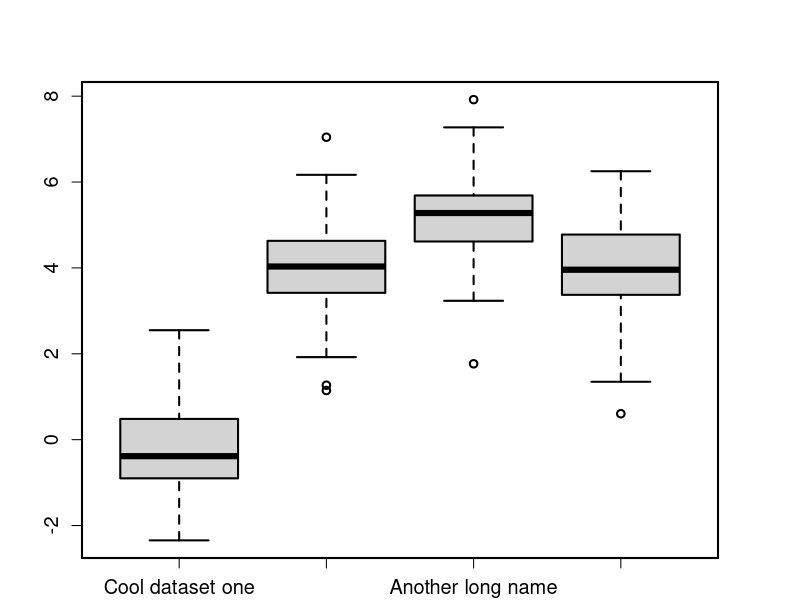
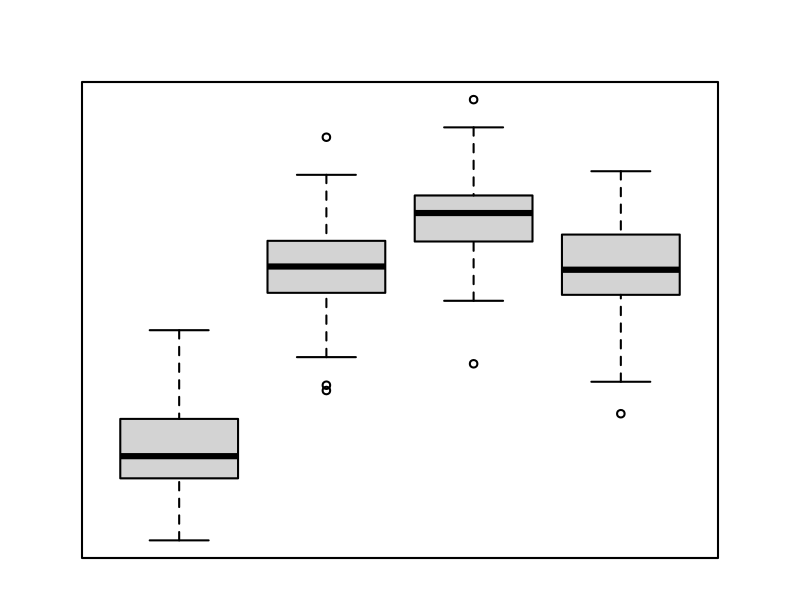
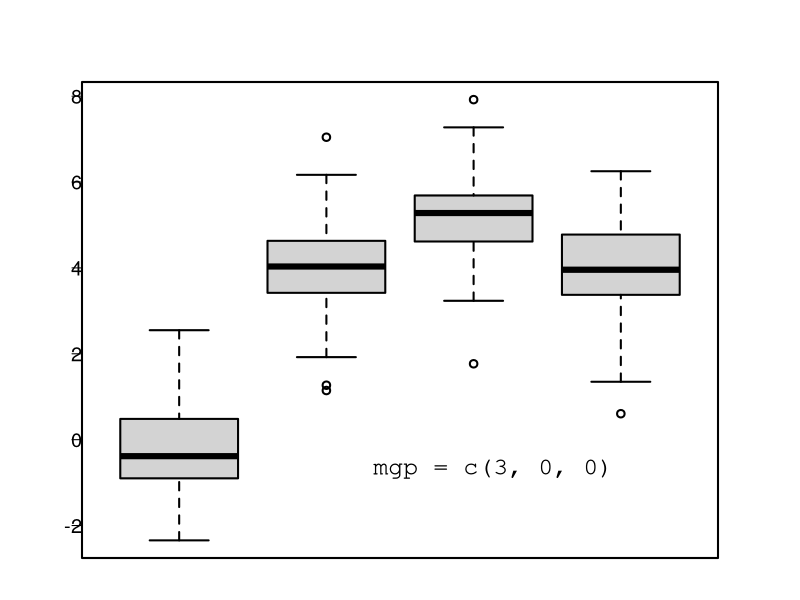
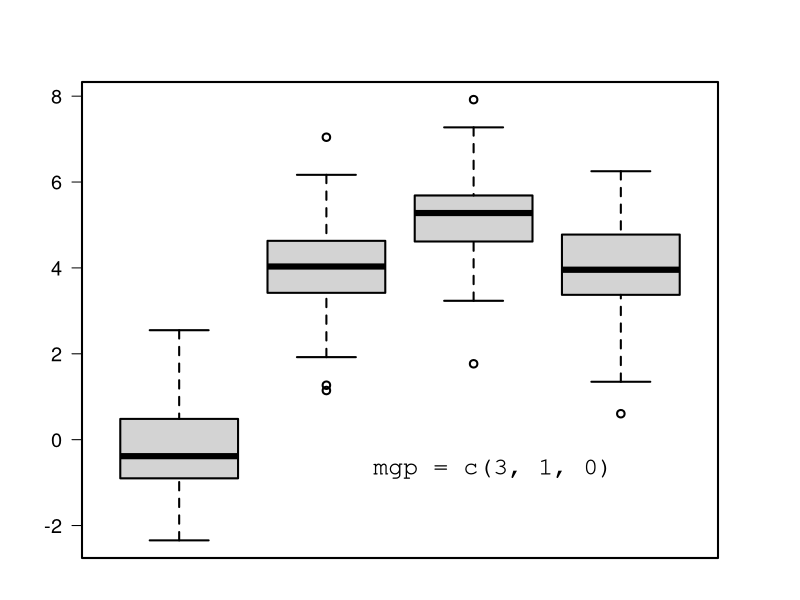
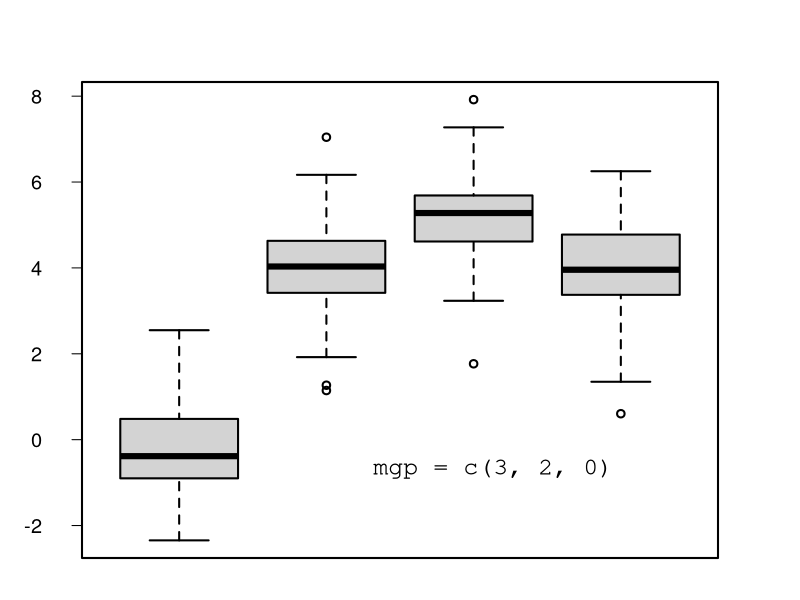
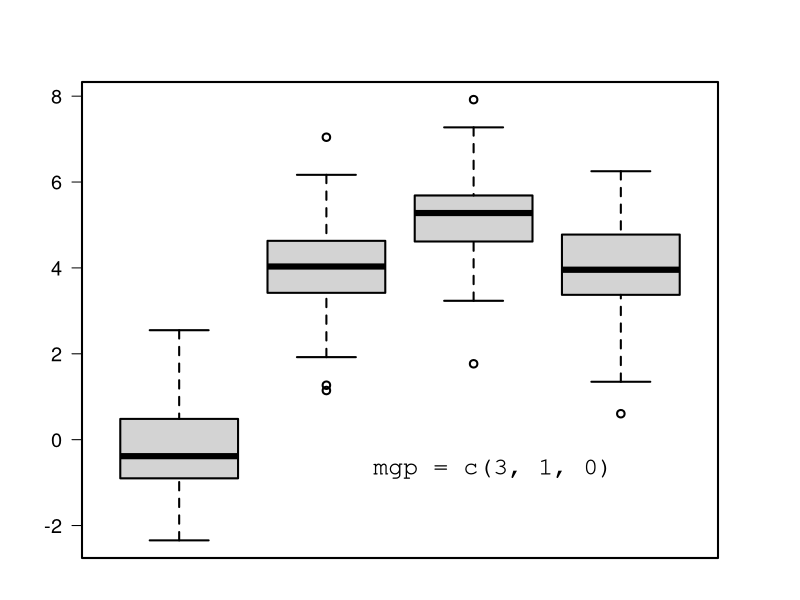
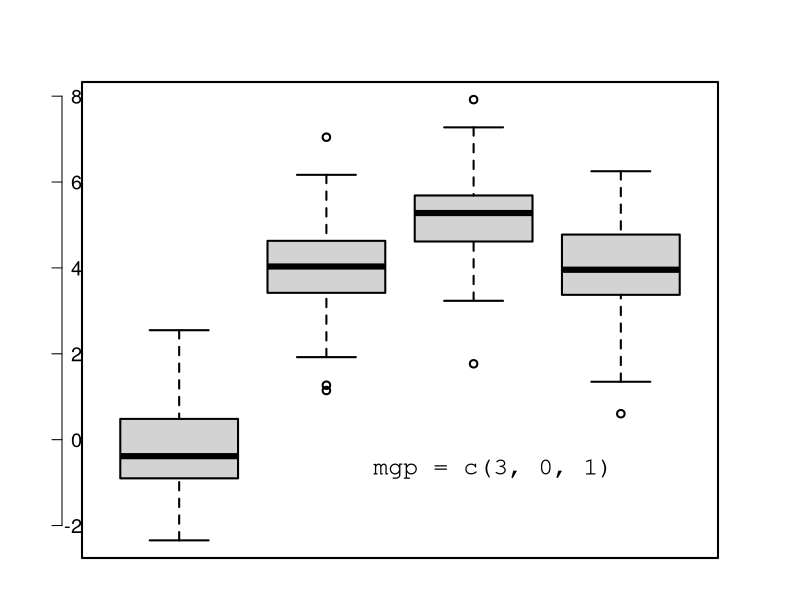
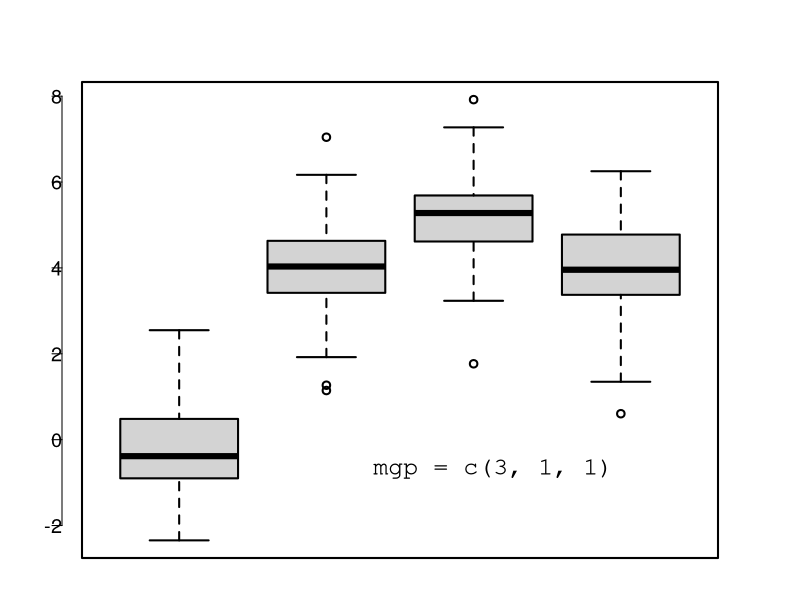

Write R code to recreate these figures, in order. (Note: this script raises an error after producing the figures.)
set.seed(1234)

mar_less_bottom <- c(2.1, 4.1, 4.1, 4.1)
mar_even <-        c(4.1, 4.1, 4.1, 4.1)
mar_more_bottom <- c(6.1, 4.1, 4.1, 4.1)

new_mgp <- c(3, 0.75, 0)

axis_label_size = 1.2
axis_label_vert_nudge <- 0.45

dat <- list("Cool dataset one" = rnorm(100, 0),
            "Cool dataset two" = rnorm(100, 4),
            "Another long name" = rnorm(100, 5),
            "Really really long" = rnorm(100, 4))

#### fig. 1

png("boxplot_labels_too_long.png", width = 500, height = 500)
par(mar = mar_less_bottom, lwd = 2, cex.axis = axis_label_size)
boxplot(dat)
dev.off()

#### fig. 2

png("boxplot_no_axes.png", width = 500, height = 500)
par(mar = mar_less_bottom, lwd = 2, cex.axis = axis_label_size)
boxplot(dat, xaxt = "n", yaxt = "n")
dev.off()

#### Fig. mgp sweep

label_nudge <- c(0, 1, 2, 1)
axis_nudge <- c(0, 1)

for (i in 1:length(axis_nudge)) {
    for (j in 1:length(label_nudge)) {
        fname <- paste("for_gifs/boxplot_mgp_sweep",
                       i,
                       j,
                       axis_nudge[i],
                       label_nudge[j],
                       "for_gif.png",
                       sep = "_")


        png(fname,
            width = 500,
            height = 500)
        par(mar = mar_less_bottom, lwd = 2, cex.axis = axis_label_size)

        boxplot(dat, xaxt = "n", yaxt = "n")
        axis(side = 2, las = 2, mgp = c(3, label_nudge[j], axis_nudge[i]))

        text(cex = 1.5,
             x = 2.25, y = -0.7,
             pos = 4,
             paste("mgp = c(3, ",
                   label_nudge[j],
                   ", ",
                   axis_nudge[i],
                   ")",
                   sep = ""),
             family = "mono")

        dev.off()
    }
}

#### fig. 4 adding the axes

png("boxplot_with_axes.png", width = 500, height = 500)
par(mar = mar_less_bottom, lwd = 2, cex.axis = axis_label_size)
boxplot(dat, xaxt = "n", yaxt = "n")
axis(side = 1, labels = FALSE)
axis(side = 2, las = 2, mgp = new_mgp)
dev.off()

#### fig

png("boxplot_with_x_axis_labels_clipped.png",
    width = 500, height = 500)
par(mar = mar_less_bottom, lwd = 2, cex.axis = axis_label_size)
boxplot(dat, xaxt = "n", yaxt = "n")
axis(side = 1, labels = FALSE)
axis(side = 2, las = 2, mgp = new_mgp)
text(cex = axis_label_size,
     x = 1:length(dat),
     y = par("usr")[3],
     labels = names(dat))
dev.off()

#### fig

png("boxplot_with_x_axis_labels_not_clipped.png",
    width = 500, height = 500)
par(mar = mar_less_bottom, lwd = 2, cex.axis = axis_label_size)
boxplot(dat, xaxt = "n", yaxt = "n")
axis(side = 1, labels = FALSE)
axis(side = 2, las = 2, mgp = new_mgp)
text(cex = axis_label_size,
     x = 1:length(dat),
     y = par("usr")[3],
     labels = names(dat),
     xpd = NA)
dev.off()

#### fig

png("boxplot_with_x_axis_labels_pushed_down.png",
    width = 500, height = 500)
par(mar = mar_less_bottom, lwd = 2, cex.axis = axis_label_size)
boxplot(dat, xaxt = "n", yaxt = "n")
axis(side = 1, labels = FALSE)
axis(side = 2, las = 2, mgp = new_mgp)
text(cex = axis_label_size,
     x = 1:length(dat),
     y = par("usr")[3] - axis_label_vert_nudge,
     labels = names(dat),
     xpd = NA)
dev.off()

#### fig (this one has a different bottom axis)

png("boxplot_with_x_axis_labels_rotated.png",
    width = 500, height = 500)
par(mar = mar_even, lwd = 2, cex.axis = axis_label_size)
boxplot(dat, xaxt = "n", yaxt = "n")
axis(side = 1, labels = FALSE)
axis(side = 2, las = 2, mgp = new_mgp)
text(cex = axis_label_size,
     x = 1:length(dat),
     y = par("usr")[3] - axis_label_vert_nudge,
     labels = names(dat),
     xpd = NA,
     srt = 35)
dev.off()

## Make the pngs for the adj sweep gif

adjs <- c(
    seq(0.5, 0.9, by = 0.1),
    seq(1, 0.6, by = -0.1),
    seq(0.5, 0.1, by = -0.1),
    seq(0, 0.5, by = 0.1)
)

for (i in 1:length(adjs)) {
    adj <- adjs[i]
    fname <- paste("for_gifs/boxplot_adj_sweep",
                   sprintf("%02d", i),
                   "for_gif.png",
                   sep = "_")

    png(fname,
        width = 500,
        height = 500)
    par(mar = mar_more_bottom, lwd = 2, cex.axis = axis_label_size)
    boxplot(dat, xaxt = "n", yaxt = "n")
    axis(side = 1, labels = FALSE)
    axis(side = 2, las = 2, mgp = new_mgp)

    text(cex = axis_label_size,
         x = 1:length(dat),
         y = par("usr")[3] - axis_label_vert_nudge,
         labels = names(dat),
         xpd = NA,
         srt = 35,
         adj = adj)

    ## Draw the adj param on the plot
    text(cex = 1.5,
         x = 2.25, y = -0.7,
         pos = 4,
         paste("adj =", adj),
         family = "mono")

    dev.off()
}

## Fig. srt and adj sweep

angles <- c(0, 22.5, 45, 22.5)

adjs <- c(
    seq(0.5, 0.9, by = 0.1),
    seq(1, 0.6, by = -0.1),
    seq(0.5, 0.1, by = -0.1),
    seq(0, 0.5, by = 0.1)
)

idx <- -1
for (j in 1:length(angles)) {

    for (i in 1:length(adjs)) {
        idx <- idx + 1
        angle <- angles[j]
        adj <- adjs[i]
        fname <- paste("for_gifs/boxplot_srt_adj_sweep",
                       sprintf("%02d", idx),
                       "for_gif.png",
                       sep = "_")

        png(fname,
            width = 500,
            height = 500)
        par(mar = mar_more_bottom, lwd = 2, cex.axis = axis_label_size)
        boxplot(dat, xaxt = "n", yaxt = "n")
        axis(side = 1, labels = FALSE)
        axis(side = 2, las = 2, mgp = new_mgp)

        text(cex = axis_label_size,
             x = 1:length(dat),
             ## Draw labels at the bottom of the chart.
             y = par("usr")[3] - axis_label_vert_nudge,
             labels = names(dat),
             ## Change the clipping region to allow labels off the
             ## bottom of the chart.
             xpd = NA,

             ## Adjust label rotation
             srt = angle,

             adj = adj)

        ## Draw the adj param on the plot
        text(cex = 1.5,
             x = 2.25, y = -0.7,
             pos = 4,
             paste("srt =", sprintf("%*.1f", 4, angle),
                   "\nadj =", sprintf("%*.1f", 4, adj)),
             family = "mono")

        dev.off()
    }
}

#### final chart

png("boxplot_final.png",
    width = 500,
    height = 500)
par(mar = mar_more_bottom, lwd = 2, cex.axis = axis_label_size)
boxplot(dat, xaxt = "n", yaxt = "n")
axis(side = 1, labels = FALSE)
axis(side = 2, las = 2, mgp = new_mgp)
text(cex = axis_label_size,
     x = 1:length(dat),
     y = par("usr")[3] - axis_label_vert_nudge,
     labels = names(dat),
     xpd = NA,
     srt = 35,
     adj = 0.965)
dev.off()
